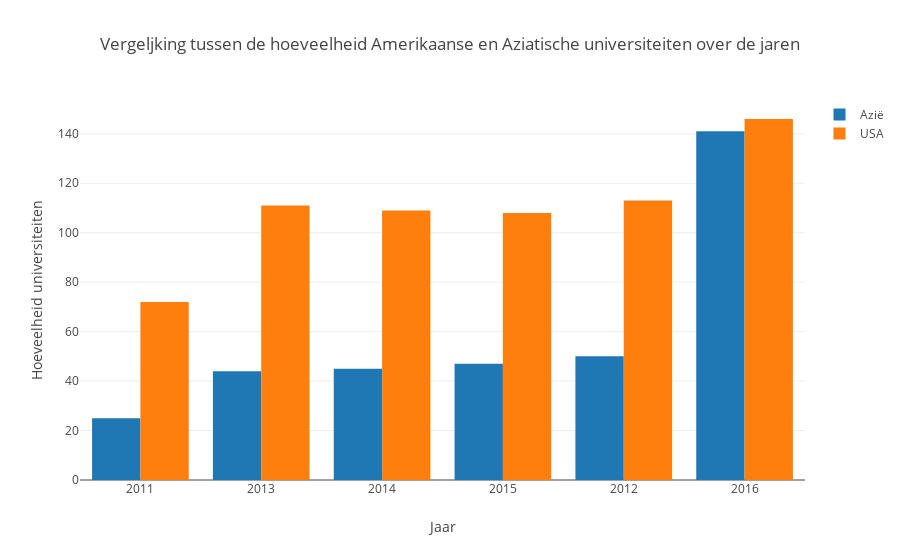

Notebook code for this chart:
### Code cell
trace1 = go.Bar(
    x=count_asia.index,
    y=count_asia['year'],
    name='Azië'
)

trace2 = go.Bar(
    x=count_USA.index,
    y=count_USA['year'],
    name='USA'
)
data = [trace1, trace2]

layout = go.Layout(
    
    barmode='group',
    
    title=go.layout.Title(
        text='Vergeljking tussen de hoeveelheid Amerikaanse en Aziatische universiteiten over de jaren',
        
    ),
    xaxis=go.layout.XAxis(
        title=go.layout.xaxis.Title(
            text='Jaar'
        ),
        type='category' # het type van de X as is categorisch
    ),
    yaxis = go.layout.YAxis(
        title=go.layout.yaxis.Title(
            text='Hoeveelheid universiteiten'
        )
    )
)

fig = go.Figure(data=data, layout=layout)
iplot(fig)

### Figure 1 — Plotly figure (JSON) as saved in the notebook; plotly's stock layout.template omitted (floating-point values rounded to 4 significant figures)
{"data": [{"name": "Azië", "type": "bar", "uid": "abf0804e-0711-453d-82b7-f8f9307318ec", "x": [2011, 2013, 2014, 2015, 2012, 2016], "y": [25, 44, 45, 47, 50, 141]}, {"name": "USA", "type": "bar", "uid": "a21cc6f2-504a-46fd-bcef-9b76aee4fc07", "x": [2011, 2015, 2014, 2013, 2012, 2016], "y": [72, 108, 109, 111, 113, 146]}], "layout": {"barmode": "group", "title": {"text": "Vergeljking tussen de hoeveelheid Amerikaanse en Aziatische universiteiten over de jaren"}, "xaxis": {"title": {"text": "Jaar"}, "type": "category"}, "yaxis": {"title": {"text": "Hoeveelheid universiteiten"}}}}
